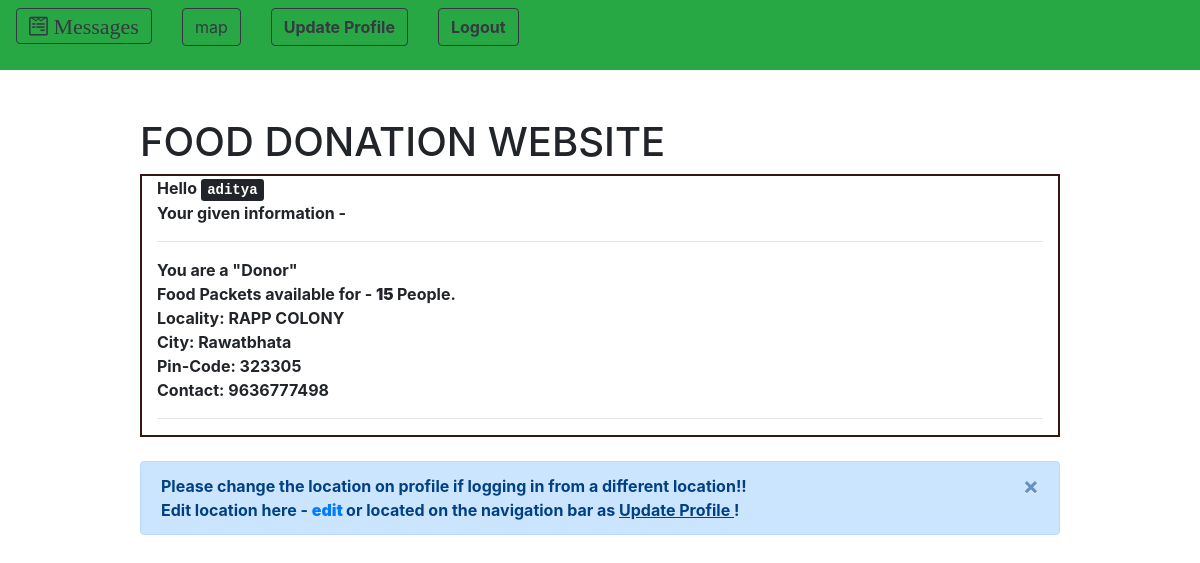
Page / (signed in) on the earlier database version.
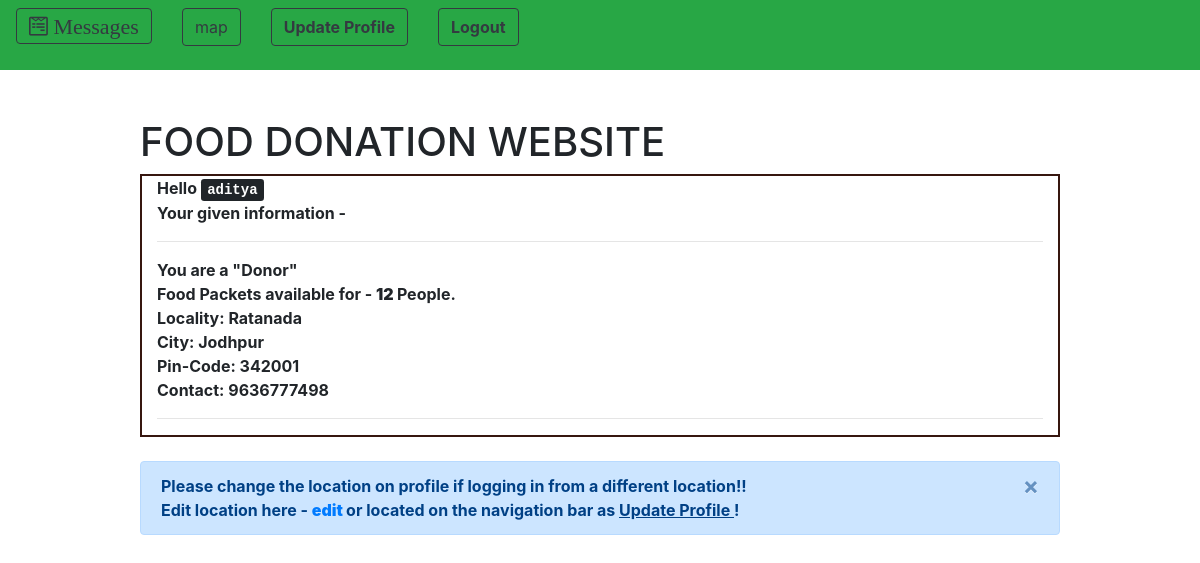
Same page on the later database version.
### customUser/models.py (models this page shows, shortened)
class CustomUser(AbstractUser):
    pin_code = models.IntegerField(null = True)
    contact_no = models.IntegerField(null = True)
    resources = models.IntegerField(null = True) # no. of persons avability/requirement
    locality = models.CharField(max_length = 100)
    city = models.CharField(max_length = 50)
    """CHOICES=[('0','Donor'),
                   ('1','Reciever')]"""
    state = models.CharField(max_length = 50, default = " ")
    user_type = models.IntegerField(null = True) # 0 - Donor 1 - Reciever
    email = models.EmailField(unique=True)

### templates/home.html (shortened to what this page needs)
{% extends 'base_with_home.html' %}
{% load crispy_forms_tags %}
{% block navigation %}
	<div class = "row">
	{% if user.is_authenticated %}
		{% if user.user_type == 0 %}
		<div class = "col">
			<form method="post" action = "{% url 'notification' %}">
				<button class="btn btn-outline-dark" style="font-size:22px"><i class="fa fa-wpforms"> Messages
					</span></i></button>
			</form>
		</div>
		<div class = "col">
			<form method = "post" action = "{% url 'maps' %}"> {% csrf_token %}
				<button class = "btn btn-outline-dark"> map </button>
			</form>
		</div>
		{% endif %}
			<div class = "col">
				<form method = "get" action = "{% url 'edit_profile' %}">
					<button type = "submit" class = "btn btn-outline-dark navbar-btn"> <strong> Update Profile </strong></button>
				</form>
			</div>
			<div class = "col">
				<form method = "post" action = "{% url 'logout' %}">
					<button type = "submit" class = "btn btn-outline-dark"><strong> Logout </button>
				</form>
			</div>
		{% endif %}
				</div>
{% endblock %}
{% block content %}
	<h1> FOOD DONATION WEBSITE </h1>
<div class = "container-fluid" style="border:2px solid #36160F;">
	{% if user.is_authenticated %}
			Hello <kbd> {{ user.username }}</kbd>
		 <br> Your given information - <br> <hr>
		 	{% if user.user_type == 0 %}
				You are a "Donor"<br>
				Food Packets available for - <strong> {{ user.resources }} </strong> People.<br>
			{% else %}
				You are a "Reciever"<br>
				Food Packets Required for - <strong> {{user.resources}} </strong> People.<br>
			{% endif %}
			Locality: {{ user.locality }} <br>
			City: {{ user.city }} <br>
			Pin-Code: {{ user.pin_code }} <br>
			Contact: {{ user.contact_no }} <br> <hr>
</div>
<br>
      <div class="alert alert-primary alert-dismissible fade show">
    Please change the location on profile if logging in from a different location!! <br>
          Edit location here - <strong> <a href = "{% url 'edit_profile' %}"> edit </a> </strong> or located on the navigation bar as <u>Update Profile </u>!
       <button type = "button" class = "close" data-dismiss = "alert" aria-hidden="true">&times;</button>
  </div>
<br>
	{% else %}
	<br>
	<div class = "container-fluid">
		<h4> <kbd> You are not logged in! </kbd><br> <br>  </h4>
	</div>
	{% endif %}
{% endblock %}

Differences in the rows shown:
changed CustomUser "aditya": resources "15" → "12"; locality "RAPP COLONY" → "Ratanada"; city "Rawatbhata" → "Jodhpur"; pin_code "323305" → "342001"
